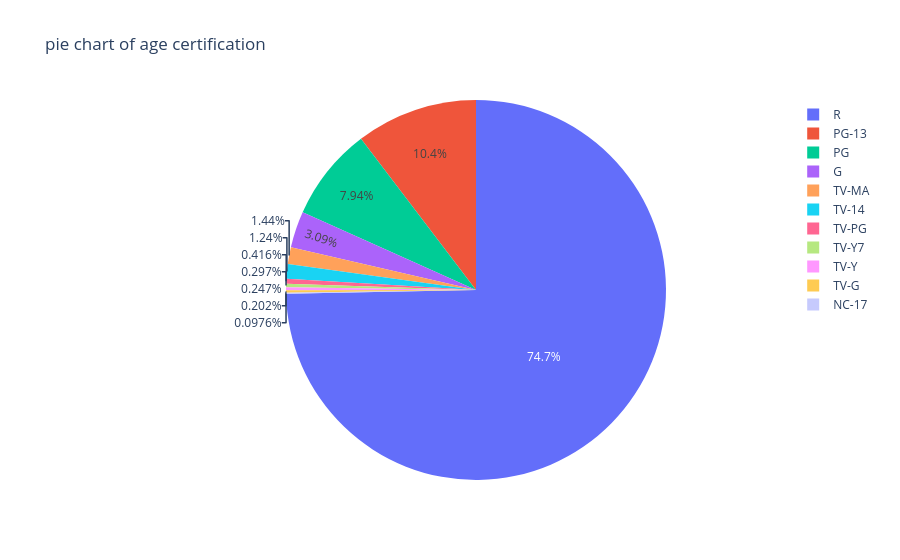

The notebook cell this image was saved under:
### Code cell
# Pie chart of age_certification counts
a = data['age_certification'].value_counts()
a

# Pie chart of age_certification
import plotly.express as px
fig = px.pie(values  = a, names = a.index, title= 'pie chart of age certification')
fig.show()

### Figure 1 — Plotly figure (JSON) as saved in the notebook; plotly's stock layout.template omitted (floating-point values rounded to 4 significant figures)
{"data": [{"domain": {"x": [0, 1], "y": [0, 1]}, "hovertemplate": "label=%{label}<br>value=%{value}<extra></extra>", "labels": ["R", "PG-13", "PG", "G", "TV-MA", "TV-14", "TV-PG", "TV-Y7", "TV-Y", "TV-G", "NC-17"], "legendgroup": "", "name": "", "showlegend": true, "type": "pie", "values": [88755, 12302, 9437, 3674, 1712, 1478, 494, 353, 293, 240, 116]}], "layout": {"legend": {"tracegroupgap": 0}, "title": {"text": "pie chart of age certification"}}}
